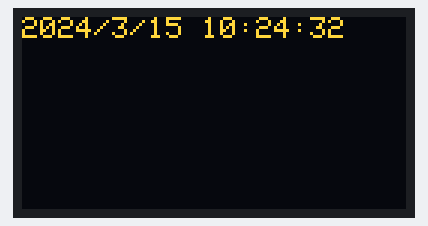
Simulated run of this sketch. Board: Arduino Uno, built with avr-gcc and run on an emulated ATmega328P. Shown: 128×64 one-colour display. The OLED is the two-colour kind (top 16 rows yellow); the display library's start-up logo is not drawn; the local clock reads 2024-03-15 10:24:30 at power-on unless the sketch sets it.

Above: at 2.1 s.
At 10.1 s:
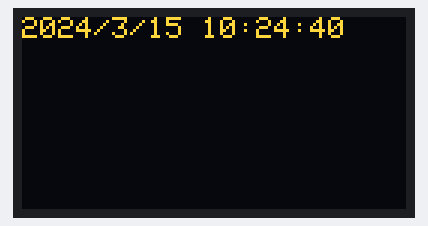
At 14.1 s:
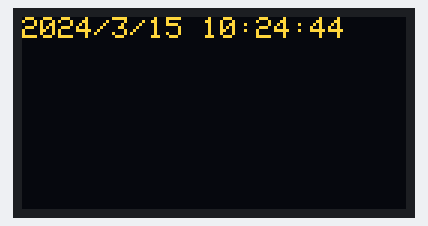
At 20.1 s:
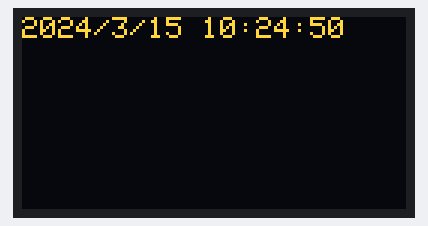
At 27.1 s:
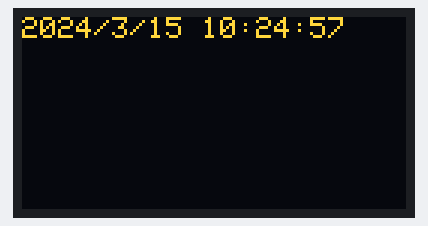
At 38.1 s:
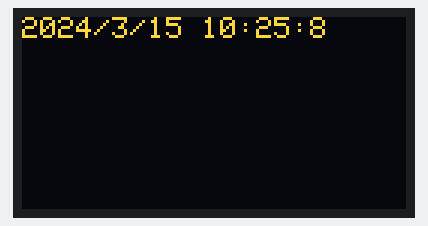

Measured:
- what the display in image 1 shows lasts 1.1 s, from 10.0 s to 11.1 s

The sketch:

bai3_5.ino
```cpp
#include <SPI.h>
#include <Wire.h>
#include <Adafruit_GFX.h>
#include <Adafruit_SSD1306.h>
#include "RTClib.h"

RTC_DS1307 rtc;

#define SCREEN_WIDTH 128 // OLED display width, in pixels
#define SCREEN_HEIGHT 64 // OLED display height, in pixels
#define SCREEN_ADDRESS 0x3C
// Declaration for an SSD1306 display connected to I2C (SDA, SCL pins)
// The pins for I2C are defined by the Wire-library.
// On an arduino UNO:       A4(SDA), A5(SCL)
// On an arduino MEGA 2560: 20(SDA), 21(SCL)
// On an arduino LEONARDO:   2(SDA),  3(SCL), ...
#define OLED_RESET     -1 // Reset pin # (or -1 if sharing Arduino reset pin)
//#define SCREEN_ADDRESS 0x3D ///< See datasheet for Address; 0x3D for 128x64, 0x3C for 128x32
Adafruit_SSD1306 display(SCREEN_WIDTH, SCREEN_HEIGHT, &Wire, OLED_RESET);

#define NUMFLAKES     10 // Number of snowflakes in the animation example

#define LOGO_HEIGHT   16
#define LOGO_WIDTH    16

void setup() {
  Serial.begin(9600);
#ifndef ESP8266
  while (!Serial); // wait for serial port to connect. Needed for native USB
#endif

  if (! rtc.begin()) {
    Serial.println("Couldn't find RTC");
    Serial.flush();
    while (1) delay(10);
  }

  if (! rtc.isrunning()) {
    Serial.println("RTC is NOT running, let's set the time!");
    // When time needs to be set on a new device, or after a power loss, the
    // following line sets the RTC to the date & time this sketch was compiled
    rtc.adjust(DateTime(F(__DATE__), F(__TIME__)));
    // This line sets the RTC with an explicit date & time, for example to set
    // January 21, 2014 at 3am you would call:
    // rtc.adjust(DateTime(2014, 1, 21, 3, 0, 0));
  }

  //lcd

  // SSD1306_SWITCHCAPVCC = generate display voltage from 3.3V internally
  if(!display.begin(SSD1306_SWITCHCAPVCC, SCREEN_ADDRESS)) {
    Serial.println(F("SSD1306 allocation failed"));
    for(;;); // Don't proceed, loop forever
  }

  // Show initial display buffer contents on the screen --
  // the library initializes this with an Adafruit splash screen.
  display.display();
  delay(2000); // Pause for 2 seconds

  // Clear the buffer
  display.clearDisplay();
}

void loop() {
 testdrawstyles();
}

void testdrawstyles(void) {
    DateTime now = rtc.now();
    display.clearDisplay();
    display.setCursor(0,0);
    display.setTextSize(1);             // Normal 1:1 pixel scale
    display.setTextColor(SSD1306_WHITE);
    display.print(now.year(), DEC);
    display.print('/');
    display.print(now.month(), DEC);
    display.print('/');
    display.print(now.day(), DEC);
    display.print(' ');
    display.print(now.hour(), DEC);
    display.print(':');
    display.print(now.minute(), DEC);
    display.print(':');
    display.print(now.second(), DEC);
    display.println();
    display.display();
}
```
